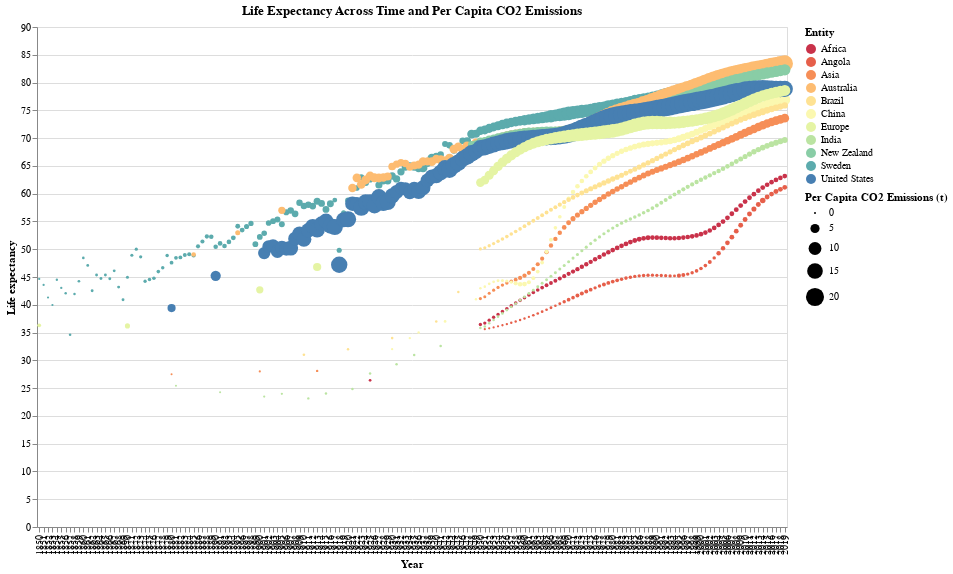

Here is the notebook cell this chart was saved with:
### Code cell
#Life expectancy chart
selection = alt.selection(type='multi', fields=['Entity'], on='mouseover', nearest=True)

alt.Chart(new_data).mark_circle(filled=True).encode(
    x = 'Year:O',
    y = 'Life expectancy',
    color = alt.Color('Entity', scale = alt.Scale(scheme = 'spectral')),
    opacity=alt.condition(selection,alt.value(1),alt.value(.2)),
    tooltip = ['Entity', 'Life expectancy', 'Year', 'Per capita CO2 emissions'],
    size = alt.Size('Per capita CO2 emissions', title='Per Capita CO2 Emissions (t)')
).add_selection(
    selection
).properties(title='Life Expectancy Across Time and Per Capita CO2 Emissions', width=750, height=500)

### Figure 1 — Vega-Lite specification as saved in the notebook (floating-point values rounded to 4 significant figures; data arrays with more than 128 entries replaced by an {"elided": "..."} marker saying what was removed)
{"config": {"view": {"continuousWidth": 400, "continuousHeight": 300}}, "data": {"name": "data-d761e20051fae3abe5c3cdf970334d9a"}, "mark": {"type": "circle", "filled": true}, "encoding": {"color": {"type": "nominal", "field": "Entity", "scale": {"scheme": "spectral"}}, "opacity": {"condition": {"value": 1, "selection": "selector060"}, "value": 0.2}, "size": {"type": "quantitative", "field": "Per capita CO2 emissions", "title": "Per Capita CO2 Emissions (t)"}, "tooltip": [{"type": "nominal", "field": "Entity"}, {"type": "quantitative", "field": "Life expectancy"}, {"type": "quantitative", "field": "Year"}, {"type": "quantitative", "field": "Per capita CO2 emissions"}], "x": {"type": "ordinal", "field": "Year"}, "y": {"type": "quantitative", "field": "Life expectancy"}}, "height": 500, "selection": {"selector060": {"type": "multi", "fields": ["Entity"], "on": "mouseover", "nearest": true}}, "title": "Life Expectancy Across Time and Per Capita CO2 Emissions", "width": 750, "$schema": "https://vega.github.io/schema/vega-lite/v4.8.1.json", "datasets": {"data-d761e20051fae3abe5c3cdf970334d9a": {"elided": "1578 records"}}}
